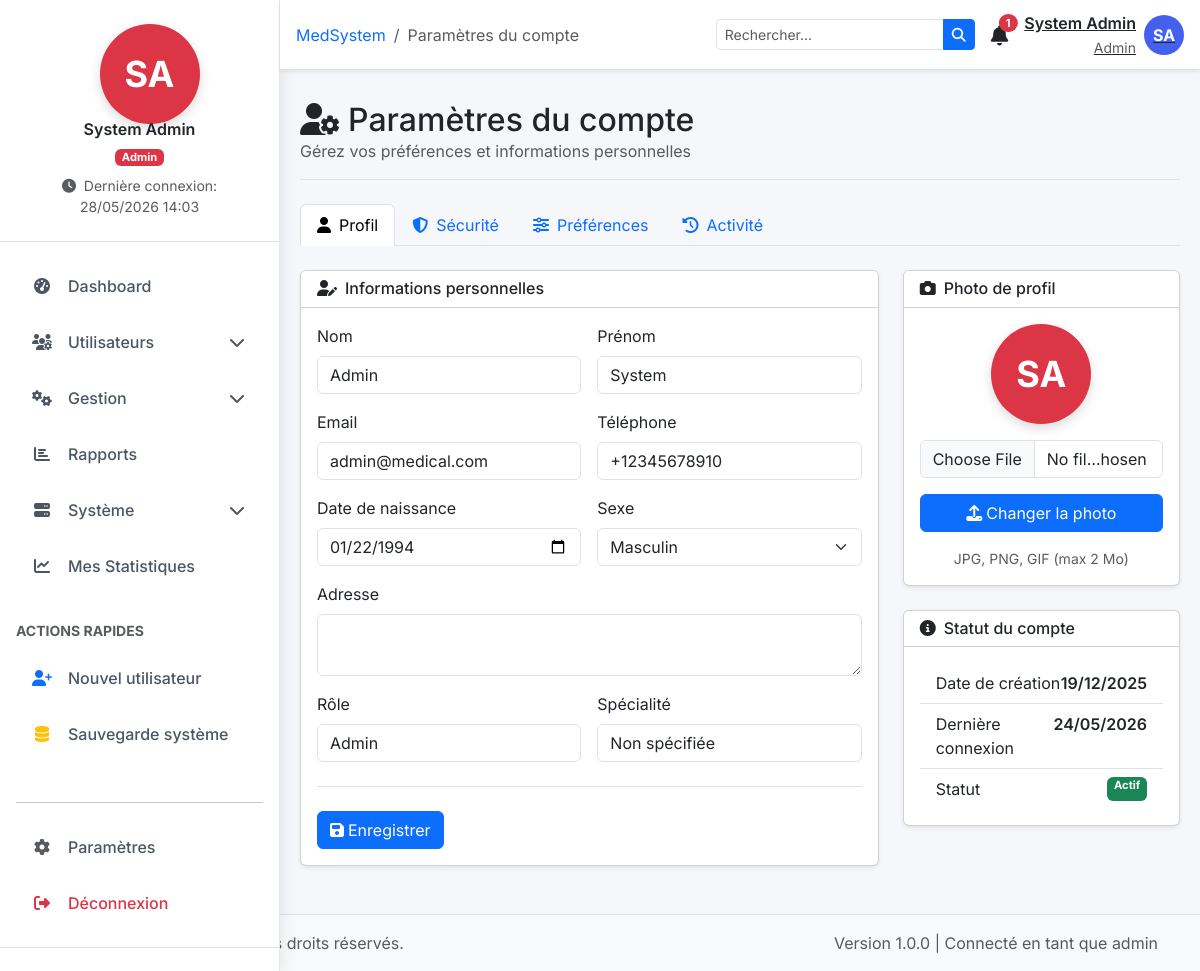
/admin/settings.php (signed in), run on the app's committed database.
### tables this page shows
CREATE TABLE `utilisateurs` (
  `id` int(11) NOT NULL,
  `nom` varchar(50) NOT NULL,
  `prenom` varchar(50) NOT NULL,
  `email` varchar(100) NOT NULL,
  `password` varchar(255) NOT NULL,
  `role` enum('docteur','secretaire','assistant','admin') NOT NULL,
  `specialite` varchar(100) DEFAULT NULL,
  `telephone` varchar(20) DEFAULT NULL,
  `adresse` text,
  `date_naissance` date DEFAULT NULL,
  `sexe` enum('M','F') DEFAULT NULL,
  `photo` varchar(255) DEFAULT NULL,
  `statut` enum('actif','inactif','suspendu') DEFAULT 'inactif',
  `jours_consultation` varchar(190) DEFAULT NULL,
  `derniere_connexion` datetime DEFAULT NULL,
  `date_creation` timestamp NOT NULL DEFAULT CURRENT_TIMESTAMP,
  `signature` varchar(250) DEFAULT NULL,
  `date_modification` timestamp NOT NULL DEFAULT CURRENT_TIMESTAMP ON UPDATE CURRENT_TIMESTAMP,
  `verification_code` varchar(32) DEFAULT NULL,
  `otp_code` varchar(6) DEFAULT NULL,
  `otp_expires_at` datetime DEFAULT NULL,
  `email_verified_at` datetime DEFAULT NULL,
  `otp_verified` tinyint(1) DEFAULT '0'
);

### config/database.php (called while the page is built, shortened)
<?php
if (!function_exists('formatDate')) {
    function formatDate($date, $format = 'd/m/Y') {
        return date($format, strtotime($date));
    }
}
?>

### admin/settings.php (the view, shortened to what this page needs)
<?php
require_once '../config/database.php';
require_once '../includes/header.php';
$user_id = $_SESSION['user_id'];
$role = $_SESSION['role'];
$stmt = $pdo->prepare("SELECT * FROM utilisateurs WHERE id = ?");
$stmt->execute([$user_id]);
$user = $stmt->fetch();
$photo_url = '';
$initials = strtoupper(substr($user['prenom'], 0, 1) . substr($user['nom'], 0, 1));
$roleColor = $role === 'admin' ? 'danger' : ($role === 'docteur' ? 'primary' : ($role === 'secretaire' ? 'success' : 'warning'));
?>
<div class="d-flex justify-content-between flex-wrap flex-md-nowrap align-items-center py-3 mb-4 border-bottom">
    <div>
        <h1 class="h2 mb-0"><i class="fas fa-user-cog me-2"></i>Paramètres du compte</h1>
        <p class="text-muted mb-0">Gérez vos préférences et informations personnelles</p>
    </div>
</div>
<ul class="nav nav-tabs mb-4" id="settingsTabs" role="tablist">
    <li class="nav-item"><button class="nav-link active" id="profile-tab" data-bs-toggle="tab" data-bs-target="#profile"><i class="fas fa-user me-2"></i>Profil</button></li>
    <li class="nav-item"><button class="nav-link" id="security-tab" data-bs-toggle="tab" data-bs-target="#security"><i class="fas fa-shield-alt me-2"></i>Sécurité</button></li>
    <li class="nav-item"><button class="nav-link" id="preferences-tab" data-bs-toggle="tab" data-bs-target="#preferences"><i class="fas fa-sliders-h me-2"></i>Préférences</button></li>
    <li class="nav-item"><button class="nav-link" id="activity-tab" data-bs-toggle="tab" data-bs-target="#activity"><i class="fas fa-history me-2"></i>Activité</button></li>
</ul>
<div class="tab-content">
    <div class="tab-pane fade show active" id="profile">
        <div class="row">
            <div class="col-lg-8">
                <div class="card shadow-sm">
                    <div class="card-header bg-white"><h6 class="mb-0"><i class="fas fa-user-edit me-2"></i>Informations personnelles</h6></div>
                    <div class="card-body">
                        <form method="POST">
                            <div class="row g-3">
                                <div class="col-md-6"><label class="form-label required">Nom</label><input type="text" class="form-control" name="nom" value="<?= htmlspecialchars($user['nom']) ?>" required></div>
                                <div class="col-md-6"><label class="form-label required">Prénom</label><input type="text" class="form-control" name="prenom" value="<?= htmlspecialchars($user['prenom']) ?>" required></div>
                                <div class="col-md-6"><label class="form-label required">Email</label><input type="email" class="form-control" name="email" value="<?= htmlspecialchars($user['email']) ?>" required></div>
                                <div class="col-md-6"><label class="form-label">Téléphone</label><input type="tel" class="form-control" name="telephone" value="<?= htmlspecialchars($user['telephone'] ?? '') ?>"></div>
                                <div class="col-md-6"><label class="form-label">Date de naissance</label><input type="date" class="form-control" name="date_naissance" value="<?= $user['date_naissance'] ?? '' ?>"></div>
                                <div class="col-md-6"><label class="form-label">Sexe</label><select class="form-select" name="sexe"><option value="M" <?= ($user['sexe'] ?? '') == 'M' ? 'selected' : '' ?>>Masculin</option></select></div>
                                <div class="col-12"><label class="form-label">Adresse</label><textarea class="form-control" name="adresse" rows="2"><?= htmlspecialchars($user['adresse'] ?? '') ?></textarea></div>
                                <div class="col-md-6"><label class="form-label">Rôle</label><input type="text" class="form-control" value="<?= ucfirst($user['role']) ?>" readonly></div>
                                <div class="col-md-6"><label class="form-label">Spécialité</label><input type="text" class="form-control" value="<?= htmlspecialchars($user['specialite'] ?? 'Non spécifiée') ?>" readonly></div>
                            </div>
                            <div class="mt-4 border-top pt-4"><button type="submit" class="btn btn-primary"><i class="fas fa-save me-1"></i>Enregistrer</button></div>
                        </form>
                    </div>
                </div>
            </div>
            <div class="col-lg-4">
                <div class="card shadow-sm mb-4">
                    <div class="card-header bg-white"><h6 class="mb-0"><i class="fas fa-camera me-2"></i>Photo de profil</h6></div>
                    <div class="card-body text-center">
                        <?php if (!empty($user['photo']) && file_exists($photo_url)): ?>
                            <img src="<?= htmlspecialchars($photo_url) ?>" class="rounded-circle mb-3" style="width: 100px; height: 100px; object-fit: cover;">
                        <?php else: ?>
                            <div class="avatar-xl mx-auto mb-3"><span class="avatar-initials bg-<?= $roleColor ?>"><?= $initials ?></span></div>
                        <?php endif; ?>
                        <form method="POST" enctype="multipart/form-data" class="mt-3">
                            <div class="mb-3">
                                <input type="file" class="form-control" name="avatar" accept="image/jpeg,image/png,image/gif" required>
                            </div>
                            <button type="submit" name="upload_avatar" class="btn btn-primary w-100 mb-2">
                                <i class="fas fa-upload me-1"></i>Changer la photo
                            </button>
                        </form>
                        <div class="small text-muted mt-2">JPG, PNG, GIF (max 2 Mo)</div>
                    </div>
                </div>
                <div class="card shadow-sm">
                    <div class="card-header bg-white"><h6 class="mb-0"><i class="fas fa-info-circle me-2"></i>Statut du compte</h6></div>
                    <div class="card-body">
                        <ul class="list-group list-group-flush">
                            <li class="list-group-item d-flex justify-content-between"><span>Date de création</span><span class="fw-semibold"><?= formatDate($user['date_creation']) ?></span></li>
                            <li class="list-group-item d-flex justify-content-between"><span>Dernière connexion</span><span class="fw-semibold"><?= $user['derniere_connexion'] ? formatDate($user['derniere_connexion']) : 'Jamais' ?></span></li>
                            <li class="list-group-item d-flex justify-content-between"><span>Statut</span><span class="badge bg-<?= $user['statut'] == 'actif' ? 'success' : 'danger' ?>"><?= ucfirst($user['statut']) ?></span></li>
                        </ul>
                    </div>
                </div>
            </div>
        </div>
    </div>
</div>
<?php require_once '../includes/footer.php'; ?>

### includes/header.php (style rules this page uses)
:root { --primary: #4361ee; --primary-dark: #3a56d4; --primary-light: #edf2ff; --sidebar-width: 280px; }
body { font-family: 'Inter', sans-serif; background-color: #f5f7fb; overflow-x: hidden; }
html { scrollbar-color: var(--primary); -webkit-backdrop-filter: blur(); }

### includes/sidebar.php (style rules this page uses)
.avatar-initials { width: 80px; height: 80px; border-radius: 50%; display: flex; align-items: center; justify-content: center; font-size: 24px; font-weight: bold; color: white; box-shadow: 0 4px 12px rgba(0,0,0,0.15); }
.badge { font-size: 0.7rem; padding: 0.25em 0.6em; }

### admin/settings.php (style rules this page uses)
.avatar-xl { width: 100px; height: 100px; margin: 0 auto; }
.avatar-initials { width: 100px; height: 100px; border-radius: 50%; display: flex; align-items: center; justify-content: center; font-size: 36px; font-weight: bold; color: white; }

### data on the page
utilisateurs: nom "Admin", prenom "System", email "admin@medical.com", telephone "+12345678910", date_naissance "01/22/1994", sexe "Masculin", role "Admin", specialite "Non spécifiée", initials "SA", date_creation "19/12/2025", derniere_connexion "24/05/2026", statut "Actif"

### other printed values
$initials "SA"
$_SESSION['prenom'] "System"
$_SESSION['nom'] "Admin"
$role "Admin"
$_SESSION['last_login'] "28/05/2026 14:03"
$menu['title'] "Dashboard"
$menu['title'] "Utilisateurs"
$menu['title'] "Gestion"
$menu['title'] "Rapports"
$menu['title'] "Système"
$menu['title'] "Mes Statistiques"
$title "Paramètres du compte"
$unreadNotifications "1"
$_SESSION['prenom'] . ' ' . $_SESSION['nom'] "System Admin"
$_SESSION['role'] "Admin"
